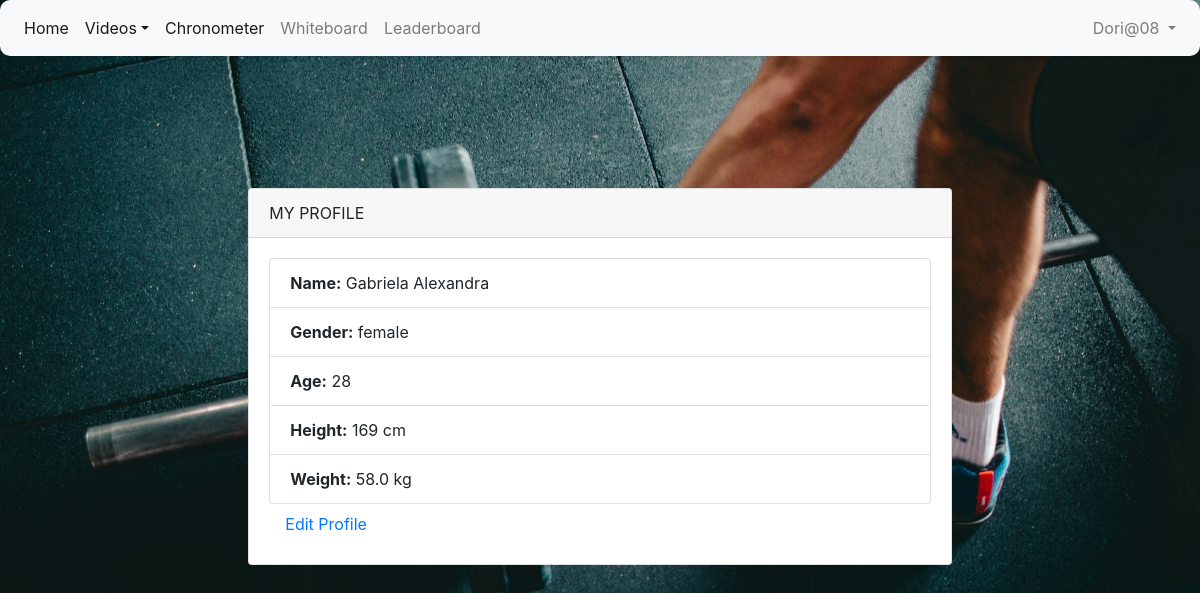
The page /profile-details/3/ (signed in) on the database its author committed.
### crossfit/models.py (models this page shows, shortened)
class Profile(AbstractUser):
    gender = models.CharField(max_length=20)
    age = models.IntegerField(default=0)
    height = models.IntegerField(default=0)
    weight = models.FloatField(default=0)

### crossfit/views.py (the view)
# urls.py: path('profile-details/<int:pk>/', ProfileDetailView.as_view(), name='profile-details'),
class ProfileDetailView(LoginRequiredMixin, DetailView):
    model = Profile
    template_name = 'profiledetails.html'
    context_object_name = 'profile'

### templates/profiledetails.html (shortened to what this page needs)
{% extends 'base.html' %}
{% block content %}
    <div class="card-body">
        <div class="row justify-content-center">
            <div class="col-md-8">
                <div class="card" style="background: #fff">
                    <div class="card-header">MY PROFILE</div>
                    <div class="card-body">
                        <ul class="list-group">
                            <li class="list-group-item">
                            <strong>Name:</strong> {{ profile.first_name }} {{ profile.last_name }}</li>
                            <li class="list-group-item"><strong>Gender:</strong> {{ profile.gender }}</li>
                            <li class="list-group-item"><strong>Age:</strong> {{ profile.age }}</li>
                            <li class="list-group-item"><strong>Height:</strong> {{ profile.height }} cm</li>
                            <li class="list-group-item"><strong>Weight:</strong> {{ profile.weight }} kg</li>
                        </ul>
                        <a class="nav-link" href="{% url 'profile-update' pk=request.user.pk %}">Edit Profile</a>
                    </div>
                </div>
            </div>
        </div>
    </div>
{% endblock %}

### templates/navbar.html (shortened to what this page needs)
<nav class="navbar navbar-expand-lg navbar-light bg-light">
    <div class="collapse navbar-collapse" id="navbarNav">
        <ul class="navbar-nav mr-auto">
            <li class="nav-item active">
                <a class="nav-link" href="{% url 'home' %}">Home</a>
            </li>
            <li class="nav-item active">
                <a class="nav-link dropdown-toggle" href="#" id="navbarDropdownMenuLink" role="button"
                   data-toggle="dropdown" aria-haspopup="true" aria-expanded="false">Videos</a>
            </li>
            <li class="nav-item active">
                <a class="nav-link" href={% url 'chronometer' %}>Chronometer</a>
            </li>
            {% if request.user.is_authenticated %}
                <li class="nav-item">
                    <a class="nav-link" href="{% url 'workout_list' %}">Whiteboard</a>
                </li>
                <li class="nav-item">
                    <a class="nav-link" href="{% url 'leaderboard' %}">Leaderboard</a>
                </li>
            {% endif %}
        </ul>
        <ul class="navbar-nav">
            {% if request.user.is_authenticated %}
                <li class="nav-item dropdown">
                    <a class="nav-link dropdown-toggle" href="#" id="navbarDropdownMenuLink" role="button"
                       data-toggle="dropdown" aria-haspopup="true" aria-expanded="false">
                        {{ request.user.username }}
                    </a>
                </li>
            {% endif %}
        </ul>
    </div>
</nav>

### templates/navbar.html (style rules this page uses)
.navbar { background-color: #fff; box-shadow: 0 2px 4px rgba(0, 0, 0, 0.1); border-radius: 10px; }
.navbar-nav .nav-link { color: #000; position: relative; }
.navbar-nav .nav-link:before { content: ''; position: absolute; bottom: -2px; left: 0; width: 0; height: 2px; background-color: darkorange; transition: width 0.3s ease; }

### rows shown on the page
Profile: user.username "Dori@08"
Profile: first_name "Gabriela", last_name "Alexandra", gender "female", age "28", height "169", weight "58.0"
